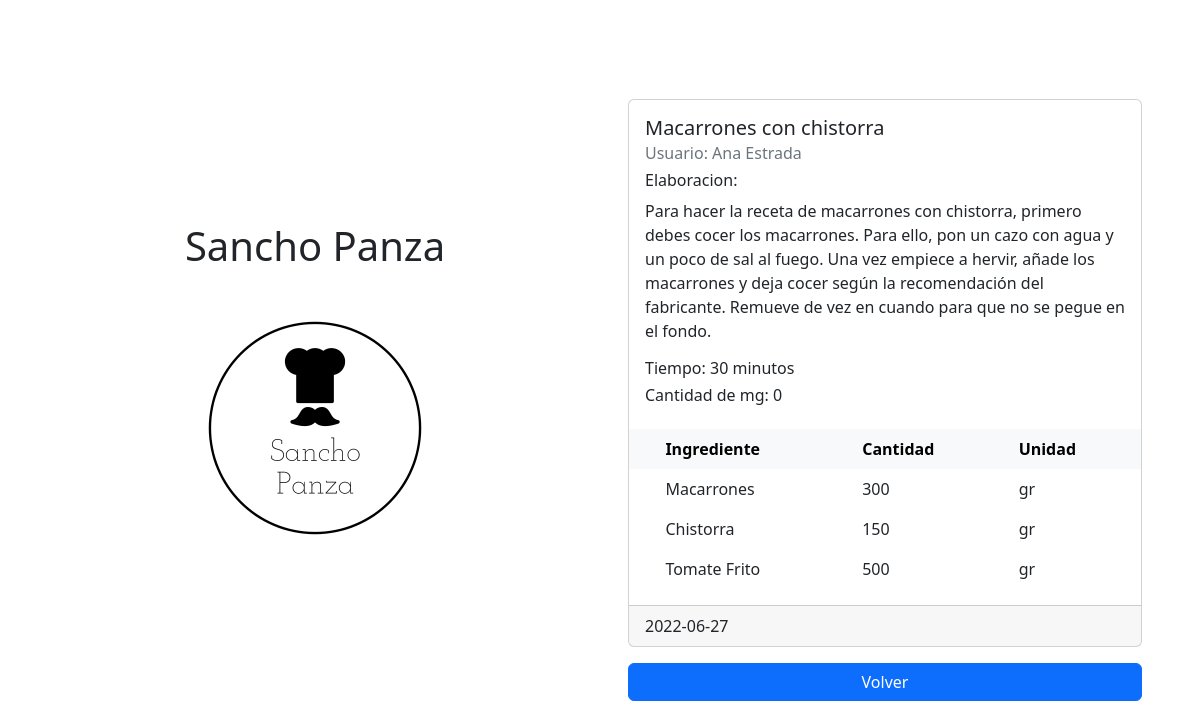
/view_recipe/2 (signed in), run on the app's committed database.
### src/database.py (models this page shows)
class Receta(db.Model):
    __tablename__ = "receta"
    id = db.Column(db.Integer, primary_key=True)
    nombre = db.Column(db.String(80), nullable=False)
    tiempo = db.Column(db.Integer, nullable=False)
    elaboracion = db.Column(db.Text)
    cantidadmegusta = db.Column(db.Integer, nullable=False)
    fecha = db.Column(db.DateTime)
    usuarioid = db.Column(db.Integer, db.ForeignKey('usuario.id'))
    ingrediente =  db.relationship(
        'Ingrediente',
        backref='receta',
        cascade="all, delete-orphan"
    )

class Usuario(db.Model):
    __tablename__ = 'usuario'
    id = db.Column(db.Integer, primary_key=True)
    nombre = db.Column(db.String(80), nullable=False)
    correo = db.Column(db.String(120), unique=True, nullable=False)
    clave = db.Column(db.String(120), nullable=False)
    receta = db.relationship(
        'Receta',
        backref='usuario',
        cascade="all, delete-orphan"
    )

class Ingrediente(db.Model):
    __tablename__ = 'ingrediente'
    id = db.Column(db.Integer, primary_key=True)
    nombre = db.Column(db.String(80), nullable=False)
    cantidad = db.Column(db.Integer, nullable=False)
    unidad = db.Column(db.String(120), nullable=False)
    recetaid = db.Column(db.Integer, db.ForeignKey('receta.id'))

### src/consultarRecetas.py (the view)
@app.route('/view_recipe/<receta_id>')
def view_recipe(receta_id):
	select_recipe = Receta.query.get(receta_id)
	return render_template('view_recipe.html', receta = select_recipe)

### templates/view_recipe.html (shortened to what this page needs)
{% extends 'base.html' %}
{% block content %}
    <div class="card m-3" style="max-width: 40rem;">
        <div class="card-body">
            <h5 class="card-title">{{receta.nombre}}</h5>
            <h6 class="card-subtitle mb-2 text-muted">Usuario: {{receta.usuario.nombre}}</h6>
            <h6>Elaboracion:</h6>
            <p class="card-text">{{receta.elaboracion}}</p>
            <h6>Tiempo: {{receta.tiempo}} minutos</h6>
            <div class="d-flex align-items-center">
                <h6 class="">Cantidad de mg: {{receta.cantidadmegusta}}</h6>
            </div>
        </div>
        <table class="table table-hover table-borderless">
            <thead class="table-light">
                <tr>
                    <th scope="col"></th>
                    <th scope="col">Ingrediente</th>
                    <th scope="col">Cantidad</th>
                    <th scope="col">Unidad</th>
                </tr>
            </thead>
            <tbody>
                {% for ingrediente in receta.ingrediente %}
                <tr>
                    <th scope="col"></th>
                    <td>{{ ingrediente.nombre }}</td>
                    <td>{{ ingrediente.cantidad }}</td>
                    <td>{{ ingrediente.unidad }}</td>
                </tr>
                {% endfor %}
            </tbody>
        </table>
        <div class="card-footer">{{receta.fecha.date()}}</div>
    </div>
    <a href="{{ url_for('home') }}" class="d-block m-3 btn btn-primary" role="button">Volver</a>
{% endblock %}

### data on the page
Receta: nombre "Macarrones con chistorra", elaboracion "Para hacer la receta de macarrones con chistorra, primero debes cocer los macarrones. Para ello, pon un cazo con agua y un poco de sal al fuego. Una vez empiece a hervir, añade los macarrones y deja cocer según la recomendación del fabricante. Remueve de vez en cuando para que no se pegue en el fondo.", tiempo "30", cantidadmegusta "0", fecha "2022-06-27"
Usuario: usuario.nombre "Ana Estrada"
Ingrediente: nombre "Macarrones", cantidad "300", unidad "gr"
Ingrediente: nombre "Chistorra", cantidad "150", unidad "gr"
Ingrediente: nombre "Tomate Frito", cantidad "500", unidad "gr"
